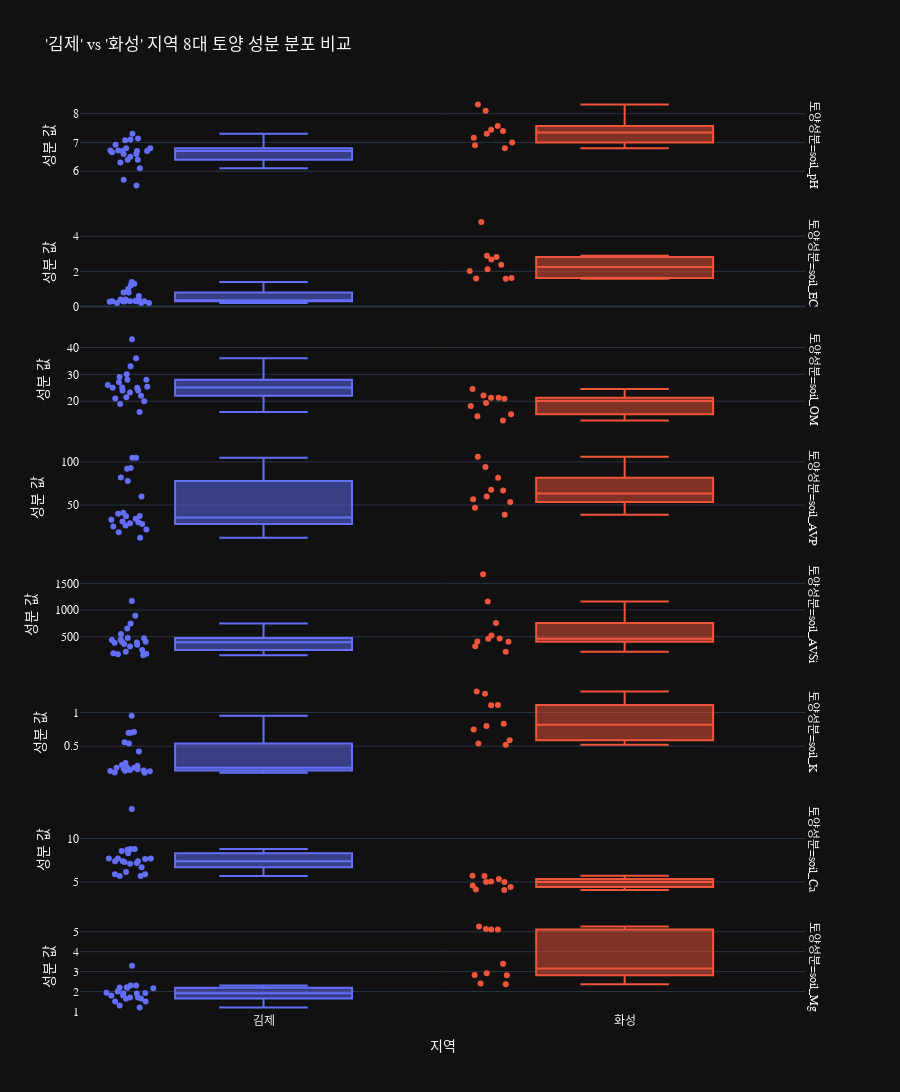

This figure's notebook cell:
### Code cell
import pandas as pd
import plotly.express as px
from scipy.stats import mannwhitneyu

# 1. 'df'가 메모리에 있다고 가정합니다.
# (안정성을 위해 df 로드 및 전처리 코드 포함)
try:
    if 'df' not in locals() or df.empty:
         print("DataFrame 'df'를 다시 로드합니다.")
         df = pd.read_csv("25년_수확량 통계.csv")
    else:
         print("기존 DataFrame 'df'를 사용합니다.")
except NameError:
    print("DataFrame 'df'를 새로 로드합니다.")
    df = pd.read_csv("25년_수확량 통계.csv")

# 2. 분석에 필요한 컬럼들 전처리
all_soil_components = [
    'soil_pH', 'soil_EC', 'soil_OM', 'soil_AVP', 'soil_AVSi', 'soil_K', 'soil_Ca', 'soil_Mg'
]
try:
    for col in all_soil_components:
        df[col] = pd.to_numeric(df[col].astype(str).str.replace(',', '').str.strip(), errors='coerce')
    df['지역'] = df['지역'].str.strip()
except Exception as e:
    print(f"데이터 전처리 중 오류 발생: {e}")
    raise

# 3. [분석 1] '김제'와 '화성' 지역 데이터 필터링 (전체 기간)
df_regions = df[df['지역'].isin(['화성', '김제'])].copy()
print(f"'화성'과 '김제' 지역 전체 데이터 {len(df_regions)}개 필터링.")

# 4. [분석 1] 통계 분석 (Mann-Whitney U test)
gimje_data = df_regions[df_regions['지역'] == '김제']
hwaseong_data = df_regions[df_regions['지역'] == '화성']

stats_results = []
print("\n--- [분석 1] '김제' vs '화성' 토양 성분 비교 (중앙값 & P-value) ---")

for col in all_soil_components:
    g_vals = gimje_data[col].dropna()
    h_vals = hwaseong_data[col].dropna()

    if len(g_vals) > 0 and len(h_vals) > 0:
        g_median = g_vals.median()
        h_median = h_vals.median()
        # 양측 검정 (두 집단이 다른가?)
        stat, p_value = mannwhitneyu(g_vals, h_vals, alternative='two-sided')

        stats_results.append({
            '토양성분': col,
            '김제 중앙값(Median)': g_median,
            '화성 중앙값(Median)': h_median,
            'P-value (유의성)': p_value
        })

# 결과 출력
stats_df = pd.DataFrame(stats_results)
print(stats_df.to_string(index=False, float_format="%.3f"))


# 5. [분석 2] 시각화 (Box Plot)
melted_data = df_regions.melt(
    id_vars=['지역', '코드번호'],
    value_vars=all_soil_components,
    var_name='토양성분',
    value_name='값'
)
melted_data = melted_data.dropna(subset=['값'])

fig = px.box(
    melted_data,
    x='지역',                  # X축: 지역 (김제 vs 화성)
    y='값',                      # Y축: 토양 성분 값
    color='지역',              # 색상: 지역별 구분
    facet_row='토양성분',        # 행 분리: 8개 토양 성분
    points='all',              # 모든 개별 데이터 포인트를 점으로 표시
    labels={
        "값": "성분 값",
        "지역": "지역"
    },
    title="'김제' vs '화성' 지역 8대 토양 성분 분포 비교"
)

fig.update_layout(
    height=2000,
    font=dict(family="Malgun Gothic, AppleGGothic, sans-serif"),
    showlegend=False
)
fig.update_yaxes(matches=None) # 각 성분별 y축 독립
fig.update_annotations(align='right')

fig.show()

### Figure 1 — Plotly figure (JSON) as saved in the notebook; plotly's stock layout.template omitted (floating-point values rounded to 4 significant figures)
{"data": [{"alignmentgroup": "True", "boxpoints": "all", "hovertemplate": "지역=%{x}<br>토양성분=soil_pH<br>성분 값=%{y}<extra></extra>", "legendgroup": "김제", "marker": {"color": "#636efa"}, "name": "김제", "notched": false, "offsetgroup": "김제", "orientation": "v", "showlegend": true, "x": ["김제", "김제", "김제", "김제", "김제", "김제", "김제", "김제", "김제", "김제", "김제", "김제", "김제", "김제", "김제", "김제", "김제", "김제", "김제", "김제", "김제", "김제"], "x0": " ", "xaxis": "x8", "y": [6.72, 6.92, 7.08, 7.14, 6.66, 6.72, 6.3, 6.1, 6.7, 7.1, 6.8, 7.3, 6.7, 6.4, 6.7, 5.5, 5.7, 6.6, 6.5, 6.8, 6.6, 6.4], "y0": " ", "yaxis": "y8", "type": "box"}, {"alignmentgroup": "True", "boxpoints": "all", "hovertemplate": "지역=%{x}<br>토양성분=soil_EC<br>성분 값=%{y}<extra></extra>", "legendgroup": "김제", "marker": {"color": "#636efa"}, "name": "김제", "notched": false, "offsetgroup": "김제", "orientation": "v", "showlegend": false, "x": ["김제", "김제", "김제", "김제", "김제", "김제", "김제", "김제", "김제", "김제", "김제", "김제", "김제", "김제", "김제", "김제", "김제", "김제", "김제", "김제", "김제", "김제"], "x0": " ", "xaxis": "x7", "y": [0.27, 0.3, 0.3, 0.34, 0.32, 0.28, 0.2, 0.3, 0.2, 0.2, 0.3, 0.3, 0.4, 1.4, 1.2, 0.4, 0.4, 1.0, 0.8, 1.3, 0.8, 0.6], "y0": " ", "yaxis": "y7", "type": "box"}, {"alignmentgroup": "True", "boxpoints": "all", "hovertemplate": "지역=%{x}<br>토양성분=soil_OM<br>성분 값=%{y}<extra></extra>", "legendgroup": "김제", "marker": {"color": "#636efa"}, "name": "김제", "notched": false, "offsetgroup": "김제", "orientation": "v", "showlegend": false, "x": ["김제", "김제", "김제", "김제", "김제", "김제", "김제", "김제", "김제", "김제", "김제", "김제", "김제", "김제", "김제", "김제", "김제", "김제", "김제", "김제", "김제", "김제"], "x0": " ", "xaxis": "x6", "y": [25.1, 21.5, 23.2, 25.0, 22.0, 25.4, 16.0, 33.0, 21.0, 30.0, 28.0, 20.0, 19.0, 27.0, 25.0, 26.0, 28.0, 29.0, 36.0, 43.0, 24.0, 24.0], "y0": " ", "yaxis": "y6", "type": "box"}, {"alignmentgroup": "True", "boxpoints": "all", "hovertemplate": "지역=%{x}<br>토양성분=soil_AVP<br>성분 값=%{y}<extra></extra>", "legendgroup": "김제", "marker": {"color": "#636efa"}, "name": "김제", "notched": false, "offsetgroup": "김제", "orientation": "v", "showlegend": false, "x": ["김제", "김제", "김제", "김제", "김제", "김제", "김제", "김제", "김제", "김제", "김제", "김제", "김제", "김제", "김제", "김제", "김제", "김제", "김제", "김제", "김제", "김제"], "x0": " ", "xaxis": "x5", "y": [25.0, 18.4, 26.4, 37.2, 40.0, 21.6, 12.0, 30.0, 33.0, 41.0, 37.0, 31.0, 29.0, 60.0, 82.0, 28.0, 34.0, 93.0, 105.0, 92.0, 105.0, 78.0], "y0": " ", "yaxis": "y5", "type": "box"}, {"alignmentgroup": "True", "boxpoints": "all", "hovertemplate": "지역=%{x}<br>토양성분=soil_AVSi<br>성분 값=%{y}<extra></extra>", "legendgroup": "김제", "marker": {"color": "#636efa"}, "name": "김제", "notched": false, "offsetgroup": "김제", "orientation": "v", "showlegend": false, "x": ["김제", "김제", "김제", "김제", "김제", "김제", "김제", "김제", "김제", "김제", "김제", "김제", "김제", "김제", "김제", "김제", "김제", "김제", "김제", "김제", "김제", "김제"], "x0": " ", "xaxis": "x4", "y": [403.0, 361.5, 388.4, 470.6, 406.8, 391.6, 180.0, 173.0, 553.0, 251.0, 348.0, 656.0, 474.0, 1169.0, 746.0, 153.0, 188.0, 442.0, 316.0, 893.0, 439.0, 216.0], "y0": " ", "yaxis": "y4", "type": "box"}, {"alignmentgroup": "True", "boxpoints": "all", "hovertemplate": "지역=%{x}<br>토양성분=soil_K<br>성분 값=%{y}<extra></extra>", "legendgroup": "김제", "marker": {"color": "#636efa"}, "name": "김제", "notched": false, "offsetgroup": "김제", "orientation": "v", "showlegend": false, "x": ["김제", "김제", "김제", "김제", "김제", "김제", "김제", "김제", "김제", "김제", "김제", "김제", "김제", "김제", "김제", "김제", "김제", "김제", "김제", "김제", "김제", "김제"], "x0": " ", "xaxis": "x3", "y": [0.1076, 0.1487, 0.1387, 0.1586, 0.1336, 0.1673, 0.1351, 0.1096, 0.13, 0.18, 0.21, 0.22, 0.18, 0.54, 0.95, 0.25, 0.18, 0.7, 0.71, 0.56, 0.7, 0.42], "y0": " ", "yaxis": "y3", "type": "box"}, {"alignmentgroup": "True", "boxpoints": "all", "hovertemplate": "지역=%{x}<br>토양성분=soil_Ca<br>성분 값=%{y}<extra></extra>", "legendgroup": "김제", "marker": {"color": "#636efa"}, "name": "김제", "notched": false, "offsetgroup": "김제", "orientation": "v", "showlegend": false, "x": ["김제", "김제", "김제", "김제", "김제", "김제", "김제", "김제", "김제", "김제", "김제", "김제", "김제", "김제", "김제", "김제", "김제", "김제", "김제", "김제", "김제", "김제"], "x0": " ", "xaxis": "x2", "y": [7.18, 7.382, 7.713, 8.579, 7.661, 7.704, 5.903, 6.163, 7.4, 7.3, 7.7, 8.7, 7.1, 8.3, 8.8, 5.7, 6.7, 7.4, 5.9, 8.8, 13.4, 5.7], "y0": " ", "yaxis": "y2", "type": "box"}, {"alignmentgroup": "True", "boxpoints": "all", "hovertemplate": "지역=%{x}<br>토양성분=soil_Mg<br>성분 값=%{y}<extra></extra>", "legendgroup": "김제", "marker": {"color": "#636efa"}, "name": "김제", "notched": false, "offsetgroup": "김제", "orientation": "v", "showlegend": false, "x": ["김제", "김제", "김제", "김제", "김제", "김제", "김제", "김제", "김제", "김제", "김제", "김제", "김제", "김제", "김제", "김제", "김제", "김제", "김제", "김제", "김제", "김제"], "x0": " ", "xaxis": "x", "y": [1.634, 1.646, 1.94, 2.191, 1.93, 1.918, 2.163, 2.213, 1.5, 1.5, 1.7, 1.9, 1.7, 2.2, 2.3, 2.3, 1.8, 1.8, 1.2, 2.0, 3.3, 1.3], "y0": " ", "yaxis": "y", "type": "box"}, {"alignmentgroup": "True", "boxpoints": "all", "hovertemplate": "지역=%{x}<br>토양성분=soil_pH<br>성분 값=%{y}<extra></extra>", "legendgroup": "화성", "marker": {"color": "#EF553B"}, "name": "화성", "notched": false, "offsetgroup": "화성", "orientation": "v", "showlegend": true, "x": ["화성", "화성", "화성", "화성", "화성", "화성", "화성", "화성", "화성", "화성"], "x0": " ", "xaxis": "x8", "y": [7.438, 7.575, 8.32, 8.1, 6.8, 7.4, 7.3, 6.9, 7.16, 7.0], "y0": " ", "yaxis": "y8", "type": "box"}, {"alignmentgroup": "True", "boxpoints": "all", "hovertemplate": "지역=%{x}<br>토양성분=soil_EC<br>성분 값=%{y}<extra></extra>", "legendgroup": "화성", "marker": {"color": "#EF553B"}, "name": "화성", "notched": false, "offsetgroup": "화성", "orientation": "v", "showlegend": false, "x": ["화성", "화성", "화성", "화성", "화성", "화성", "화성", "화성", "화성", "화성"], "x0": " ", "xaxis": "x7", "y": [2.886, 2.379, 1.622, 2.02, 4.812, 2.82, 2.124, 2.68, 1.58, 1.59], "y0": " ", "yaxis": "y7", "type": "box"}, {"alignmentgroup": "True", "boxpoints": "all", "hovertemplate": "지역=%{x}<br>토양성분=soil_OM<br>성분 값=%{y}<extra></extra>", "legendgroup": "화성", "marker": {"color": "#EF553B"}, "name": "화성", "notched": false, "offsetgroup": "화성", "orientation": "v", "showlegend": false, "x": ["화성", "화성", "화성", "화성", "화성", "화성", "화성", "화성", "화성", "화성"], "x0": " ", "xaxis": "x6", "y": [21.24, 19.31, 12.86, 18.2, 22.14, 24.5, 20.9, 21.3, 14.42, 15.1], "y0": " ", "yaxis": "y6", "type": "box"}, {"alignmentgroup": "True", "boxpoints": "all", "hovertemplate": "지역=%{x}<br>토양성분=soil_AVP<br>성분 값=%{y}<extra></extra>", "legendgroup": "화성", "marker": {"color": "#EF553B"}, "name": "화성", "notched": false, "offsetgroup": "화성", "orientation": "v", "showlegend": false, "x": ["화성", "화성", "화성", "화성", "화성", "화성", "화성", "화성", "화성", "화성"], "x0": " ", "xaxis": "x5", "y": [53.62, 56.75, 67.8, 94.0, 38.8, 106.0, 81.8, 67.0, 60.0, 47.0], "y0": " ", "yaxis": "y5", "type": "box"}, {"alignmentgroup": "True", "boxpoints": "all", "hovertemplate": "지역=%{x}<br>토양성분=soil_AVSi<br>성분 값=%{y}<extra></extra>", "legendgroup": "화성", "marker": {"color": "#EF553B"}, "name": "화성", "notched": false, "offsetgroup": "화성", "orientation": "v", "showlegend": false, "x": ["화성", "화성", "화성", "화성", "화성", "화성", "화성", "화성", "화성", "화성"], "x0": " ", "xaxis": "x4", "y": [319.6, 405.8, 460.0, 409.0, 522.8, 216.0, 465.0, 1671.0, 1158.0, 758.0], "y0": " ", "yaxis": "y4", "type": "box"}, {"alignmentgroup": "True", "boxpoints": "all", "hovertemplate": "지역=%{x}<br>토양성분=soil_K<br>성분 값=%{y}<extra></extra>", "legendgroup": "화성", "marker": {"color": "#EF553B"}, "name": "화성", "notched": false, "offsetgroup": "화성", "orientation": "v", "showlegend": false, "x": ["화성", "화성", "화성", "화성", "화성", "화성", "화성", "화성", "화성", "화성"], "x0": " ", "xaxis": "x3", "y": [1.278, 1.107, 1.112, 1.31, 0.834, 0.8, 0.748, 0.59, 0.52, 0.54], "y0": " ", "yaxis": "y3", "type": "box"}, {"alignmentgroup": "True", "boxpoints": "all", "hovertemplate": "지역=%{x}<br>토양성분=soil_Ca<br>성분 값=%{y}<extra></extra>", "legendgroup": "화성", "marker": {"color": "#EF553B"}, "name": "화성", "notched": false, "offsetgroup": "화성", "orientation": "v", "showlegend": false, "x": ["화성", "화성", "화성", "화성", "화성", "화성", "화성", "화성", "화성", "화성"], "x0": " ", "xaxis": "x2", "y": [4.594, 5.336, 5.054, 5.73, 4.426, 5.68, 4.998, 4.99, 4.148, 4.07], "y0": " ", "yaxis": "y2", "type": "box"}, {"alignmentgroup": "True", "boxpoints": "all", "hovertemplate": "지역=%{x}<br>토양성분=soil_Mg<br>성분 값=%{y}<extra></extra>", "legendgroup": "화성", "marker": {"color": "#EF553B"}, "name": "화성", "notched": false, "offsetgroup": "화성", "orientation": "v", "showlegend": false, "x": ["화성", "화성", "화성", "화성", "화성", "화성", "화성", "화성", "화성", "화성"], "x0": " ", "xaxis": "x", "y": [5.266, 5.133, 5.118, 5.11, 3.392, 2.83, 2.404, 2.36, 2.82, 2.92], "y0": " ", "yaxis": "y", "type": "box"}], "layout": {"xaxis": {"anchor": "y", "domain": [0.0, 0.98], "title": {"text": "지역"}, "categoryorder": "array", "categoryarray": ["김제", "화성"]}, "yaxis": {"anchor": "x", "domain": [0.0, 0.09875], "title": {"text": "성분 값"}}, "xaxis2": {"anchor": "y2", "domain": [0.0, 0.98], "matches": "x", "showticklabels": false}, "yaxis2": {"anchor": "x2", "domain": [0.1288, 0.2275], "title": {"text": "성분 값"}}, "xaxis3": {"anchor": "y3", "domain": [0.0, 0.98], "matches": "x", "showticklabels": false}, "yaxis3": {"anchor": "x3", "domain": [0.2575, 0.3563], "title": {"text": "성분 값"}}, "xaxis4": {"anchor": "y4", "domain": [0.0, 0.98], "matches": "x", "showticklabels": false}, "yaxis4": {"anchor": "x4", "domain": [0.3862, 0.485], "title": {"text": "성분 값"}}, "xaxis5": {"anchor": "y5", "domain": [0.0, 0.98], "matches": "x", "showticklabels": false}, "yaxis5": {"anchor": "x5", "domain": [0.515, 0.6138], "title": {"text": "성분 값"}}, "xaxis6": {"anchor": "y6", "domain": [0.0, 0.98], "matches": "x", "showticklabels": false}, "yaxis6": {"anchor": "x6", "domain": [0.6438, 0.7425], "title": {"text": "성분 값"}}, "xaxis7": {"anchor": "y7", "domain": [0.0, 0.98], "matches": "x", "showticklabels": false}, "yaxis7": {"anchor": "x7", "domain": [0.7725, 0.8712], "title": {"text": "성분 값"}}, "xaxis8": {"anchor": "y8", "domain": [0.0, 0.98], "matches": "x", "showticklabels": false}, "yaxis8": {"anchor": "x8", "domain": [0.9012, 1.0], "title": {"text": "성분 값"}}, "annotations": [{"font": {}, "showarrow": false, "text": "토양성분=soil_Mg", "textangle": 90, "x": 0.98, "xanchor": "left", "xref": "paper", "y": 0.04938, "yanchor": "middle", "yref": "paper", "align": "right"}, {"font": {}, "showarrow": false, "text": "토양성분=soil_Ca", "textangle": 90, "x": 0.98, "xanchor": "left", "xref": "paper", "y": 0.1781, "yanchor": "middle", "yref": "paper", "align": "right"}, {"font": {}, "showarrow": false, "text": "토양성분=soil_K", "textangle": 90, "x": 0.98, "xanchor": "left", "xref": "paper", "y": 0.3069, "yanchor": "middle", "yref": "paper", "align": "right"}, {"font": {}, "showarrow": false, "text": "토양성분=soil_AVSi", "textangle": 90, "x": 0.98, "xanchor": "left", "xref": "paper", "y": 0.4356, "yanchor": "middle", "yref": "paper", "align": "right"}, {"font": {}, "showarrow": false, "text": "토양성분=soil_AVP", "textangle": 90, "x": 0.98, "xanchor": "left", "xref": "paper", "y": 0.5644, "yanchor": "middle", "yref": "paper", "align": "right"}, {"font": {}, "showarrow": false, "text": "토양성분=soil_OM", "textangle": 90, "x": 0.98, "xanchor": "left", "xref": "paper", "y": 0.6931, "yanchor": "middle", "yref": "paper", "align": "right"}, {"font": {}, "showarrow": false, "text": "토양성분=soil_EC", "textangle": 90, "x": 0.98, "xanchor": "left", "xref": "paper", "y": 0.8219, "yanchor": "middle", "yref": "paper", "align": "right"}, {"font": {}, "showarrow": false, "text": "토양성분=soil_pH", "textangle": 90, "x": 0.98, "xanchor": "left", "xref": "paper", "y": 0.9506, "yanchor": "middle", "yref": "paper", "align": "right"}], "legend": {"title": {"text": "지역"}, "tracegroupgap": 0}, "title": {"text": "'김제' vs '화성' 지역 8대 토양 성분 분포 비교"}, "boxmode": "overlay", "font": {"family": "Malgun Gothic, AppleGGothic, sans-serif"}, "height": 2000, "showlegend": false}}
